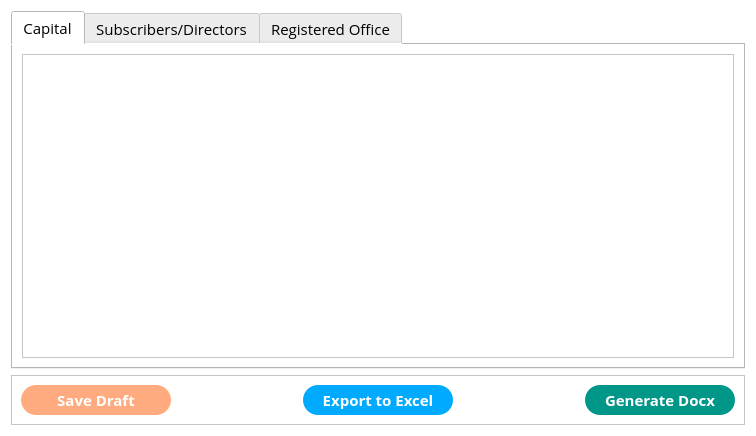
<?xml version="1.0" encoding="UTF-8"?>
<ui version="4.0">
 <class>Form</class>
 <widget class="QWidget" name="Form">
  <property name="geometry">
   <rect>
    <x>0</x>
    <y>0</y>
    <width>756</width>
    <height>436</height>
   </rect>
  </property>
  <property name="windowTitle">
   <string>Form</string>
  </property>
  <property name="styleSheet">
   <string notr="true">background-color: rgb(255, 255, 255);</string>
  </property>
  <layout class="QGridLayout" name="gridLayout">
   <item row="2" column="0">
    <widget class="QFrame" name="frame_2">
     <property name="sizePolicy">
      <sizepolicy hsizetype="Minimum" vsizetype="Minimum">
       <horstretch>0</horstretch>
       <verstretch>0</verstretch>
      </sizepolicy>
     </property>
     <property name="minimumSize">
      <size>
       <width>0</width>
       <height>50</height>
      </size>
     </property>
     <property name="maximumSize">
      <size>
       <width>16777215</width>
       <height>50</height>
      </size>
     </property>
     <property name="font">
      <font>
       <family>Open Sans</family>
       <pointsize>11</pointsize>
       <stylestrategy>PreferAntialias</stylestrategy>
      </font>
     </property>
     <property name="frameShape">
      <enum>QFrame::StyledPanel</enum>
     </property>
     <property name="frameShadow">
      <enum>QFrame::Raised</enum>
     </property>
     <layout class="QHBoxLayout" name="horizontalLayout">
      <item>
       <widget class="QPushButton" name="pushButton_2">
        <property name="sizePolicy">
         <sizepolicy hsizetype="Expanding" vsizetype="Expanding">
          <horstretch>0</horstretch>
          <verstretch>0</verstretch>
         </sizepolicy>
        </property>
        <property name="minimumSize">
         <size>
          <width>150</width>
          <height>30</height>
         </size>
        </property>
        <property name="maximumSize">
         <size>
          <width>150</width>
          <height>30</height>
         </size>
        </property>
        <property name="font">
         <font>
          <family>Open Sans</family>
          <pointsize>11</pointsize>
          <weight>75</weight>
          <bold>true</bold>
          <stylestrategy>PreferAntialias</stylestrategy>
         </font>
        </property>
        <property name="styleSheet">
         <string notr="true">border-width: 2px;
border-radius: 15px;
background-color: rgb(255, 170, 127);
color: rgb(255, 255, 255);</string>
        </property>
        <property name="text">
         <string>Save Draft</string>
        </property>
       </widget>
      </item>
      <item>
       <spacer name="horizontalSpacer_2">
        <property name="font">
         <font>
          <family>Open Sans</family>
          <pointsize>11</pointsize>
          <stylestrategy>PreferAntialias</stylestrategy>
         </font>
        </property>
        <property name="orientation">
         <enum>Qt::Horizontal</enum>
        </property>
        <property name="sizeHint" stdset="0">
         <size>
          <width>40</width>
          <height>20</height>
         </size>
        </property>
       </spacer>
      </item>
      <item>
       <widget class="QPushButton" name="pushButton_3">
        <property name="minimumSize">
         <size>
          <width>150</width>
          <height>30</height>
         </size>
        </property>
        <property name="maximumSize">
         <size>
          <width>150</width>
          <height>30</height>
         </size>
        </property>
        <property name="font">
         <font>
          <family>Open Sans</family>
          <pointsize>11</pointsize>
          <weight>75</weight>
          <bold>true</bold>
          <stylestrategy>PreferAntialias</stylestrategy>
         </font>
        </property>
        <property name="styleSheet">
         <string notr="true">border-width: 2px;
border-radius: 15px;
background-color: rgb(0, 170, 255);
color: rgb(255, 255, 255);</string>
        </property>
        <property name="text">
         <string>Export to Excel</string>
        </property>
       </widget>
      </item>
      <item>
       <spacer name="horizontalSpacer">
        <property name="font">
         <font>
          <family>Open Sans</family>
          <pointsize>11</pointsize>
          <stylestrategy>PreferAntialias</stylestrategy>
         </font>
        </property>
        <property name="orientation">
         <enum>Qt::Horizontal</enum>
        </property>
        <property name="sizeHint" stdset="0">
         <size>
          <width>40</width>
          <height>20</height>
         </size>
        </property>
       </spacer>
      </item>
      <item>
       <widget class="QPushButton" name="pushButton">
        <property name="minimumSize">
         <size>
          <width>150</width>
          <height>30</height>
         </size>
        </property>
        <property name="maximumSize">
         <size>
          <width>150</width>
          <height>30</height>
         </size>
        </property>
        <property name="font">
         <font>
          <family>Open Sans</family>
          <pointsize>11</pointsize>
          <weight>75</weight>
          <bold>true</bold>
          <stylestrategy>PreferAntialias</stylestrategy>
         </font>
        </property>
        <property name="styleSheet">
         <string notr="true">border-width: 2px;
border-radius: 15px;
background-color: rgb(0,150,136);
color: rgb(255, 255, 255);</string>
        </property>
        <property name="text">
         <string>Generate Docx</string>
        </property>
       </widget>
      </item>
     </layout>
    </widget>
   </item>
   <item row="0" column="0">
    <widget class="QTabWidget" name="tabWidget">
     <property name="font">
      <font>
       <family>Open Sans</family>
       <pointsize>11</pointsize>
       <stylestrategy>PreferAntialias</stylestrategy>
      </font>
     </property>
     <property name="currentIndex">
      <number>0</number>
     </property>
     <widget class="QWidget" name="capital">
      <attribute name="title">
       <string>Capital</string>
      </attribute>
      <layout class="QGridLayout" name="gridLayout_6">
       <item row="0" column="0">
        <widget class="QScrollArea" name="scrollArea_3">
         <property name="widgetResizable">
          <bool>true</bool>
         </property>
         <widget class="QWidget" name="scrollAreaWidgetContents_3">
          <property name="geometry">
           <rect>
            <x>0</x>
            <y>0</y>
            <width>712</width>
            <height>309</height>
           </rect>
          </property>
          <layout class="QGridLayout" name="gridLayout_5">
           <item row="0" column="0">
            <layout class="QVBoxLayout" name="Capitallayout"/>
           </item>
          </layout>
         </widget>
        </widget>
       </item>
      </layout>
     </widget>
     <widget class="QWidget" name="subscribers">
      <property name="sizePolicy">
       <sizepolicy hsizetype="Expanding" vsizetype="Expanding">
        <horstretch>0</horstretch>
        <verstretch>0</verstretch>
       </sizepolicy>
      </property>
      <attribute name="title">
       <string>Subscribers/Directors</string>
      </attribute>
      <layout class="QVBoxLayout" name="verticalLayout">
       <item>
        <widget class="QScrollArea" name="scrollArea">
         <property name="widgetResizable">
          <bool>true</bool>
         </property>
         <widget class="QWidget" name="scrollAreaWidgetContents">
          <property name="geometry">
           <rect>
            <x>0</x>
            <y>0</y>
            <width>712</width>
            <height>309</height>
           </rect>
          </property>
          <layout class="QGridLayout" name="gridLayout_2">
           <item row="0" column="0">
            <layout class="QVBoxLayout" name="verticalLayout_2"/>
           </item>
          </layout>
         </widget>
        </widget>
       </item>
      </layout>
     </widget>
     <widget class="QWidget" name="registeredoffice">
      <attribute name="title">
       <string>Registered Office</string>
      </attribute>
      <layout class="QGridLayout" name="gridLayout_4">
       <item row="1" column="0">
        <widget class="QScrollArea" name="scrollArea_2">
         <property name="font">
          <font>
           <family>Open Sans</family>
           <pointsize>11</pointsize>
           <stylestrategy>PreferAntialias</stylestrategy>
          </font>
         </property>
         <property name="widgetResizable">
          <bool>true</bool>
         </property>
         <widget class="QWidget" name="scrollAreaWidgetContents_2">
          <property name="geometry">
           <rect>
            <x>0</x>
            <y>0</y>
            <width>712</width>
            <height>309</height>
           </rect>
          </property>
          <layout class="QVBoxLayout" name="verticalLayout_3">
           <item>
            <widget class="QFrame" name="frame">
             <property name="maximumSize">
              <size>
               <width>16777215</width>
               <height>80</height>
              </size>
             </property>
             <property name="font">
              <font>
               <family>Open Sans</family>
               <pointsize>11</pointsize>
               <stylestrategy>PreferAntialias</stylestrategy>
              </font>
             </property>
             <property name="frameShape">
              <enum>QFrame::StyledPanel</enum>
             </property>
             <property name="frameShadow">
              <enum>QFrame::Raised</enum>
             </property>
             <layout class="QGridLayout" name="gridLayout_3">
              <item row="0" column="0">
               <widget class="QLabel" name="label_2">
                <property name="font">
                 <font>
                  <family>Open Sans</family>
                  <pointsize>11</pointsize>
                  <weight>75</weight>
                  <bold>true</bold>
                  <stylestrategy>PreferAntialias</stylestrategy>
                 </font>
                </property>
                <property name="text">
                 <string>Owner Type</string>
                </property>
               </widget>
              </item>
              <item row="0" column="1">
               <widget class="QComboBox" name="comboBox_2">
                <property name="minimumSize">
                 <size>
                  <width>0</width>
                  <height>30</height>
                 </size>
                </property>
                <property name="maximumSize">
                 <size>
                  <width>16777215</width>
                  <height>30</height>
                 </size>
                </property>
                <property name="font">
                 <font>
                  <family>Open Sans</family>
                  <pointsize>11</pointsize>
                  <stylestrategy>PreferAntialias</stylestrategy>
                 </font>
                </property>
                <property name="styleSheet">
                 <string notr="true">border-width: 2px;
border-radius: 15px;
background-color:rgb(80, 80, 80);
color: rgb(255, 255, 255);</string>
                </property>
                <item>
                 <property name="text">
                  <string>Individual</string>
                 </property>
                </item>
                <item>
                 <property name="text">
                  <string>Company</string>
                 </property>
                </item>
                <item>
                 <property name="text">
                  <string>Partnership</string>
                 </property>
                </item>
                <item>
                 <property name="text">
                  <string>LLP</string>
                 </property>
                </item>
                <item>
                 <property name="text">
                  <string>Trust</string>
                 </property>
                </item>
               </widget>
              </item>
              <item row="0" column="2">
               <widget class="QLabel" name="label">
                <property name="font">
                 <font>
                  <family>Open Sans</family>
                  <pointsize>11</pointsize>
                  <weight>75</weight>
                  <bold>true</bold>
                  <stylestrategy>PreferAntialias</stylestrategy>
                 </font>
                </property>
                <property name="text">
                 <string>No of parties</string>
                </property>
                <property name="alignment">
                 <set>Qt::AlignCenter</set>
                </property>
               </widget>
              </item>
              <item row="0" column="3">
               <widget class="QSpinBox" name="spinBox">
                <property name="sizePolicy">
                 <sizepolicy hsizetype="Minimum" vsizetype="Fixed">
                  <horstretch>0</horstretch>
                  <verstretch>0</verstretch>
                 </sizepolicy>
                </property>
                <property name="minimumSize">
                 <size>
                  <width>0</width>
                  <height>30</height>
                 </size>
                </property>
                <property name="maximumSize">
                 <size>
                  <width>16777215</width>
                  <height>30</height>
                 </size>
                </property>
                <property name="font">
                 <font>
                  <family>Open Sans</family>
                  <pointsize>11</pointsize>
                  <stylestrategy>PreferAntialias</stylestrategy>
                 </font>
                </property>
                <property name="styleSheet">
                 <string notr="true">border-width: 2px;
border-radius: 15px;
background-color:rgb(80, 80, 80);
color: rgb(255, 255, 255);</string>
                </property>
                <property name="alignment">
                 <set>Qt::AlignCenter</set>
                </property>
               </widget>
              </item>
             </layout>
            </widget>
           </item>
           <item>
            <widget class="QFrame" name="frame_3">
             <property name="font">
              <font>
               <family>Open Sans</family>
               <pointsize>11</pointsize>
               <stylestrategy>PreferAntialias</stylestrategy>
              </font>
             </property>
             <property name="frameShape">
              <enum>QFrame::StyledPanel</enum>
             </property>
             <property name="frameShadow">
              <enum>QFrame::Raised</enum>
             </property>
             <layout class="QFormLayout" name="formLayout">
              <item row="0" column="0">
               <widget class="QLabel" name="label_3">
                <property name="text">
                 <string>Party Name</string>
                </property>
               </widget>
              </item>
              <item row="1" column="0">
               <widget class="QLabel" name="label_4">
                <property name="text">
                 <string>TextLabel</string>
                </property>
               </widget>
              </item>
              <item row="2" column="0">
               <widget class="QLabel" name="label_5">
                <property name="text">
                 <string>TextLabel</string>
                </property>
               </widget>
              </item>
              <item row="3" column="0">
               <widget class="QLabel" name="label_6">
                <property name="text">
                 <string>TextLabel</string>
                </property>
               </widget>
              </item>
             </layout>
            </widget>
           </item>
          </layout>
         </widget>
        </widget>
       </item>
      </layout>
     </widget>
    </widget>
   </item>
  </layout>
 </widget>
 <resources/>
 <connections/>
</ui>
